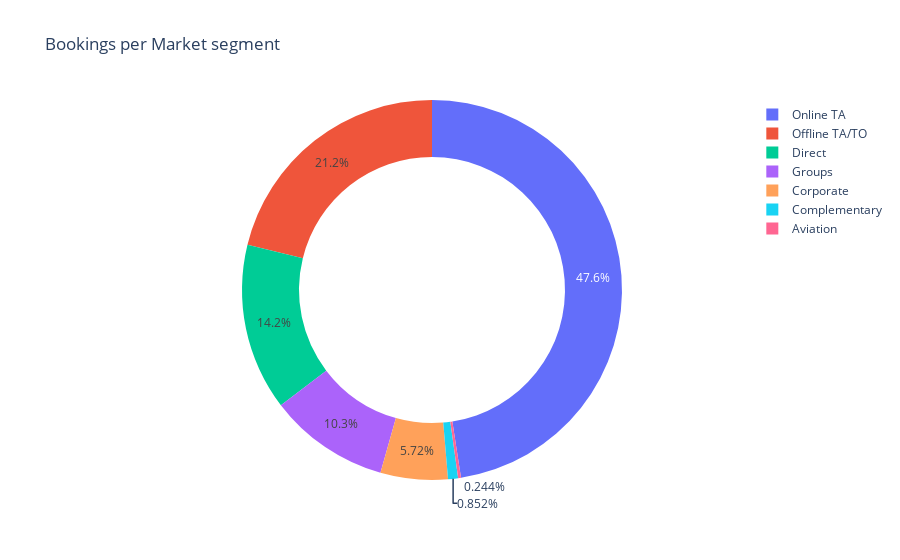

The notebook cell this image was saved under:
### Code cell
px.pie(data1,values=data1["market_segment"].value_counts(),names = data1["market_segment"].value_counts().index\
       ,hole = 0.7, title = "Bookings per Market segment")

### Figure 1 — Plotly figure (JSON) as saved in the notebook; plotly's stock layout.template omitted (floating-point values rounded to 4 significant figures)
{"data": [{"domain": {"x": [0, 1], "y": [0, 1]}, "hole": 0.7, "hovertemplate": "label=%{label}<br>value=%{value}<extra></extra>", "labels": ["Online TA", "Offline TA/TO", "Direct", "Groups", "Corporate", "Complementary", "Aviation"], "legendgroup": "", "name": "", "showlegend": true, "type": "pie", "values": [35673, 15880, 10648, 7697, 4291, 639, 183]}], "layout": {"legend": {"tracegroupgap": 0}, "title": {"text": "Bookings per Market segment"}}}
